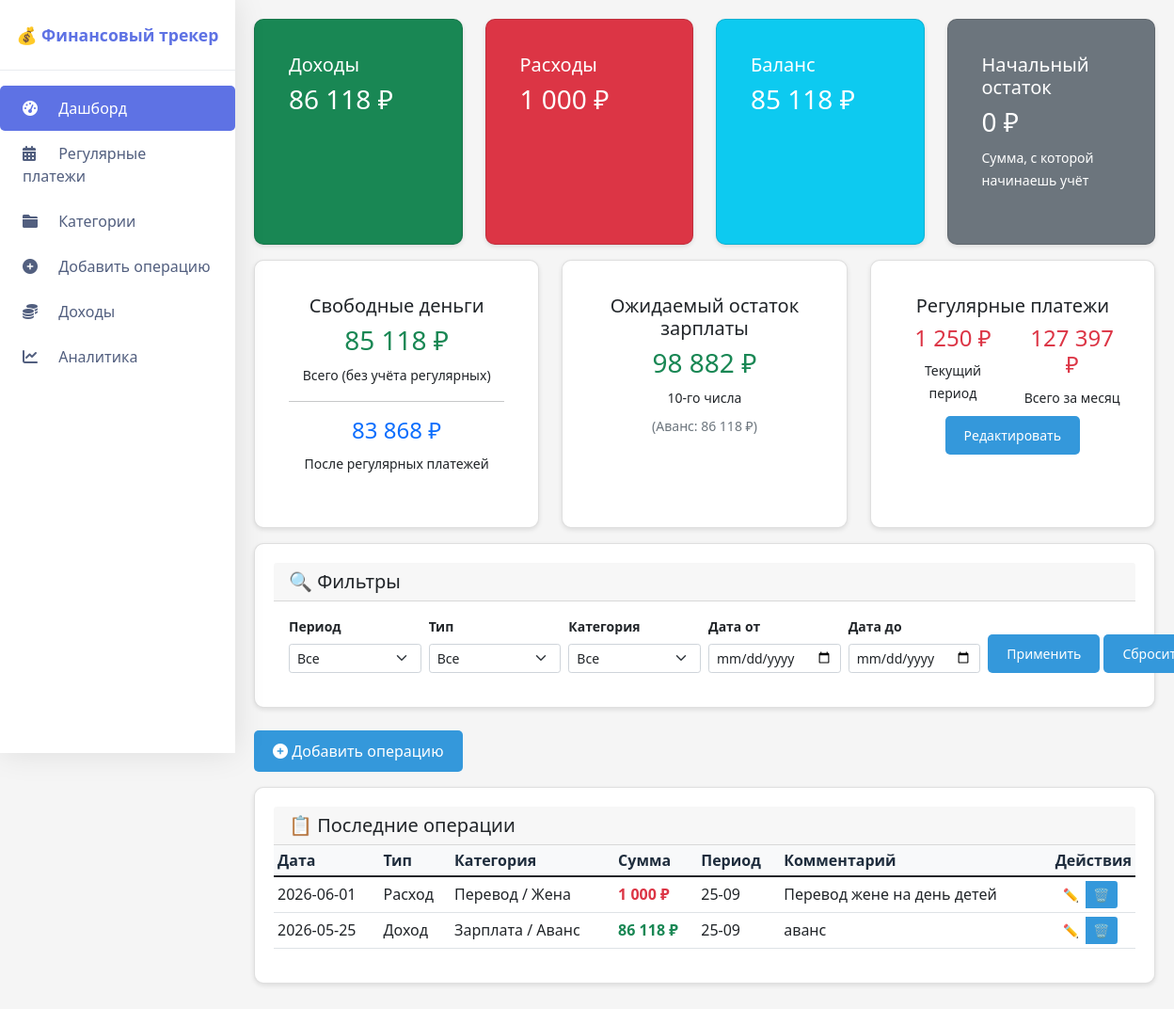
Before: / with the older database file.
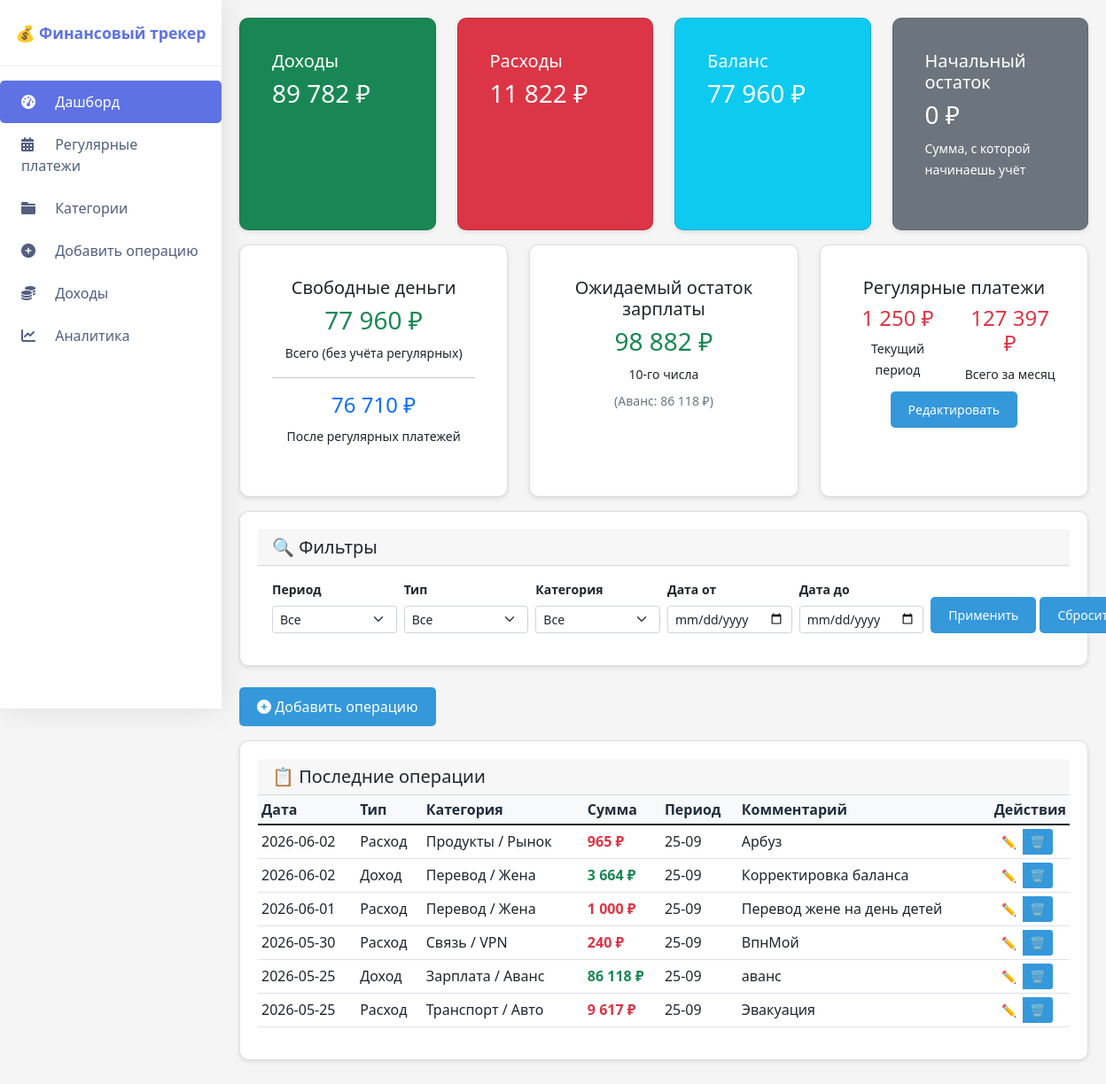
After: the same page with the newer database file.
### tables this page shows
CREATE TABLE operations (
                id INTEGER PRIMARY KEY AUTOINCREMENT,
                date TEXT NOT NULL,
                type TEXT NOT NULL,
                category TEXT NOT NULL,
                subcategory TEXT,
                amount REAL NOT NULL,
                comment TEXT,
                period TEXT
            );

### routes/main.py (the view)
    @app.route('/')
    def index():
        apply_regular_payments()
        today = date.today()
        current_money = get_current_money()
        period_filter = request.args.get('period', '')
        type_filter = request.args.get('type', '')
        category_filter = request.args.get('category', '')
        date_from = request.args.get('date_from', '')
        date_to = request.args.get('date_to', '')
        query = 'SELECT * FROM operations WHERE 1=1'
        params = []
        if period_filter:
            query += ' AND period = ?'
            params.append(period_filter)
        if type_filter:
            query += ' AND type = ?'
            params.append(type_filter)
        if category_filter:
            query += ' AND category = ?'
            params.append(category_filter)
        if date_from:
            query += ' AND date >= ?'
            params.append(date_from)
        if date_to:
            query += ' AND date <= ?'
            params.append(date_to)
        query += ' ORDER BY date DESC LIMIT 100'
        with get_db() as conn:
            operations = conn.execute(query, params).fetchall()
            all_categories = [row['name'] for row in conn.execute(
                'SELECT DISTINCT name FROM categories WHERE parent_id IS NULL ORDER BY name').fetchall()]
            total_income = \
                conn.execute('SELECT COALESCE(SUM(amount), 0) FROM operations WHERE type="Доход"').fetchone()[0]
            total_expense = \
                conn.execute('SELECT COALESCE(SUM(amount), 0) FROM operations WHERE type="Расход"').fetchone()[0]
            balance = total_income - total_expense
            planned_salary_row = conn.execute('SELECT value FROM settings WHERE key = "planned_salary"').fetchone()
            planned_salary = float(planned_salary_row['value']) if planned_salary_row else 185000
            advance_row = conn.execute('''
                SELECT amount
                FROM operations
                WHERE type = 'Доход'
                AND category = 'Зарплата'
                AND subcategory = 'Аванс'
                ORDER BY date DESC
                LIMIT 1
            ''').fetchone()
            real_advance = advance_row['amount'] if advance_row else 0
            if real_advance > 0:
                expected_remainder = planned_salary - real_advance
                salary_remainder_text = f"{expected_remainder:,.0f} ₽".replace(",", " ")
                salary_remainder_note = f"(Аванс: {real_advance:,.0f} ₽)".replace(",", " ")
            else:
                expected_remainder = planned_salary
                salary_remainder_text = f"{expected_remainder:,.0f} ₽".replace(",", " ")
                salary_remainder_note = "⚠️ Аванс ещё не внесён"
        if 10 <= today.day <= 24:
            period_start, period_end = 10, 24
        else:
            period_start, period_end = 25, 9
        regular_this_period = get_regular_payments_for_period(today, period_start, period_end)
        regular_total = get_regular_total_for_month()
        free_money_total = current_money + total_income - total_expense
        free_money_after_regular = free_money_total - regular_this_period
        if free_money_after_regular < 0:
            traffic_light = "red"
            traffic_text = "⚠️ КАССОВЫЙ РАЗРЫВ!"
        elif free_money_after_regular < 5000:
            traffic_light = "yellow"
            traffic_text = "⚠️ Осторожно: остаток меньше 5000 ₽"
        else:
            traffic_light = "green"
            traffic_text = "✅ Всё хорошо"
        next_income = get_next_income_date(today)
        days_to_income = (next_income - today).days
        with get_db() as conn:
            income_cats = {}
            expense_cats = {}
            income_main = conn.execute(
                'SELECT * FROM categories WHERE parent_id IS NULL AND type = "Доход" ORDER BY name').fetchall()
            for cat in income_main:
                subcats = conn.execute('SELECT name FROM categories WHERE parent_id = ? ORDER BY name',
                                       (cat['id'],)).fetchall()
                income_cats[cat['name']] = [s['name'] for s in subcats]
            expense_main = conn.execute(
                'SELECT * FROM categories WHERE parent_id IS NULL AND type = "Расход" ORDER BY name').fetchall()
            for cat in expense_main:
                subcats = conn.execute('SELECT name FROM categories WHERE parent_id = ? ORDER BY name',
                                       (cat['id'],)).fetchall()
                expense_cats[cat['name']] = [s['name'] for s in subcats]
        return render_template('index.html',
                               operations=operations,
                               total_income=total_income,
                               total_expense=total_expense,
                               balance=balance,
                               free_money_total=free_money_total,
                               free_money_after_regular=free_money_after_regular,
                               days_to_income=days_to_income,
                               next_income=next_income,
                               traffic_light=traffic_light,
                               traffic_text=traffic_text,
                               regular_total=regular_total,
                               regular_this_period=regular_this_period,
                               current_money=current_money,
                               all_categories=all_categories,
                               salary_remainder_text=salary_remainder_text,
                               income_categories=income_cats,
                               expense_categories=expense_cats,
                               salary_remainder_note=salary_remainder_note)

### database.py (called while the page is built)
def get_db():
    conn = sqlite3.connect('finance.db')
    conn.row_factory = sqlite3.Row
    return conn

def get_current_money():
    with get_db() as conn:
        result = conn.execute('SELECT value FROM settings WHERE key = "current_money"').fetchone()
        return float(result['value']) if result else 45000

### utils.py (called while the page is built, shortened)
def get_next_income_date(today):
    if today.day < SALARY_DAY:
        return date(today.year, today.month, SALARY_DAY)
    elif today.day < ADVANCE_DAY:
        return date(today.year, today.month, ADVANCE_DAY)

def get_regular_total_for_month():
    from database import get_db
    with get_db() as conn:
        result = conn.execute('SELECT SUM(amount) FROM regular_payments').fetchone()[0]
        return result or 0

### templates/index.html (shortened to what the changed rows need)
{% extends "base.html" %}
{% block content %}
<div class="row">
    <div class="col-md-3 mb-3">
        <div class="card text-white bg-success h-100">
            <div class="card-body">
                <h5 class="card-title">Доходы</h5>
                <h3>{{ "{:,.0f}".format(total_income).replace(",", " ") }} ₽</h3>
            </div>
        </div>
    </div>
    <div class="col-md-3 mb-3">
        <div class="card text-white bg-danger h-100">
            <div class="card-body">
                <h5 class="card-title">Расходы</h5>
                <h3>{{ "{:,.0f}".format(total_expense).replace(",", " ") }} ₽</h3>
            </div>
        </div>
    </div>
    <div class="col-md-3 mb-3">
        <div class="card text-white bg-info h-100">
            <div class="card-body">
                <h5 class="card-title">Баланс</h5>
                <h3>{{ "{:,.0f}".format(balance).replace(",", " ") }} ₽</h3>
            </div>
        </div>
    </div>
</div>
<div class="row">
    <div class="col-xl-4 col-md-6 mb-3">
        <div class="card h-100">
            <div class="card-body text-center">
                <h5 class="card-title">Свободные деньги</h5>
                <h3 class="text-success">{{ "{:,.0f}".format(free_money_total).replace(",", " ") }} ₽</h3>
                <small>Всего (без учёта регулярных)</small>
                <hr>
                <h4 class="text-primary">{{ "{:,.0f}".format(free_money_after_regular).replace(",", " ") }} ₽</h4>
                <small>После регулярных платежей</small>
            </div>
        </div>
    </div>
</div>
<div class="card">
    <div class="table-responsive">
        <table class="table table-sm table-hover">
            <thead class="table-light">
                <tr>
                    <th>Дата</th>
                    <th>Тип</th>
                    <th>Категория</th>
                    <th>Сумма</th>
                    <th>Период</th>
                    <th>Комментарий</th>
                    <th style="width: 80px;">Действия</th>
                </tr>
            </thead>
            <tbody>
                {% for op in operations %}
                <tr>
                    <td>{{ op.date }}</td>
                    <td>{{ op.type }}</td>
                    <td>{{ op.category }}{% if op.subcategory %} / {{ op.subcategory }}{% endif %}</td>
                    <td class="fw-bold {{ 'text-success' if op.type == 'Доход' else 'text-danger' }}">
                        {{ "{:,.0f}".format(op.amount).replace(",", " ") }} ₽
                    </td>
                    <td>{{ op.period }}</td>
                    <td>{{ op.comment or '-' }}</td>
                    <td>
                        <div class="btn-group btn-group-sm">
                            <button class="btn btn-outline-primary edit-btn" data-id="{{ op.id }}" title="Редактировать">✏️</button>
                            <a href="{{ url_for('delete', id=op.id) }}" class="btn btn-outline-danger" title="Удалить" onclick="return confirm('Удалить операцию?')">🗑️</a>
                        </div>
                    </td>
                </tr>
                {% else %}
                <tr><td colspan="7" class="text-center">Нет операций. Добавьте первую!</td>
                {% endfor %}
            </tbody>
        </table>
    </div>
</div>
{% endblock %}

Changed rows visible on the page:
added operations: date "2026-06-02", type "Расход", category "Продукты", subcategory "Рынок", amount "965", period "25-09", comment "Арбуз"
added operations: date "2026-06-02", type "Доход", category "Перевод", subcategory "Жена", amount "3 664", period "25-09", comment "Корректировка баланса"
added operations: date "2026-05-30", type "Расход", category "Связь", subcategory "VPN", amount "240", period "25-09", comment "ВпнМой"
added operations: date "2026-05-25", type "Расход", category "Транспорт", subcategory "Авто", amount "9 617", period "25-09", comment "Эвакуация"
Other visible differences:
{{ "{:,.0f}".format(total_income).replace(",", " ") }}: "86 118" → "89 782"
{{ "{:,.0f}".format(total_expense).replace(",", " ") }}: "1 000" → "11 822"
{{ "{:,.0f}".format(balance).replace(",", " ") }}: "85 118" → "77 960"
{{ "{:,.0f}".format(free_money_total).replace(",", " ") }}: "85 118" → "77 960"
{{ "{:,.0f}".format(free_money_after_regular).replace(",", " ") }}: "83 868" → "76 710"
